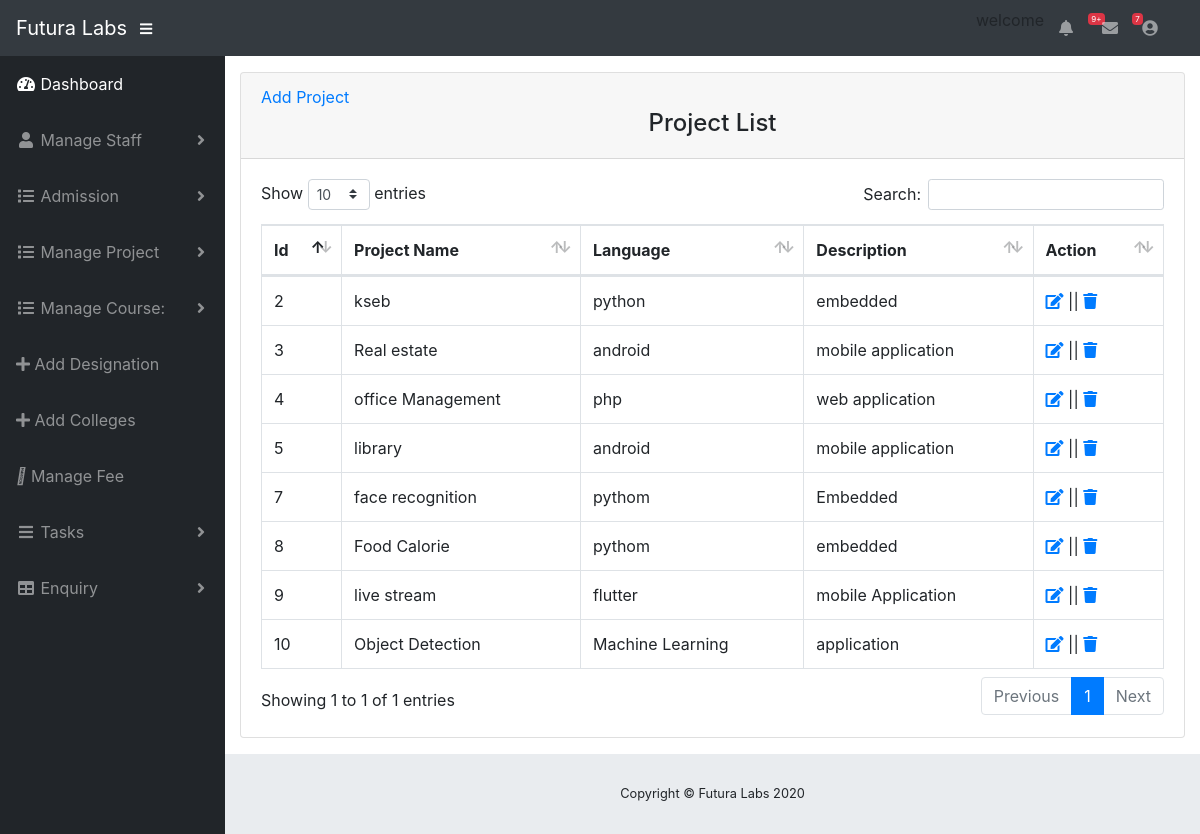
The page /view-project.php (signed in) on the database its author committed.
### tables this page shows
CREATE TABLE `project` (
  `project_id` int(11) NOT NULL,
  `project_name` varchar(20) NOT NULL,
  `domain` varchar(20) NOT NULL,
  `details` varchar(50) NOT NULL
);

### view-project.php (the view, shortened to what this page needs)
<?php include('admin_header.php');
      include('connect.php');
?>
        <div class="card mb-3">
          <div class="card-header">
         <a href="add-project.php">Add Project</a>&nbsp;&nbsp;&nbsp;&nbsp;&nbsp;
           <center><h4> Project List</h4></center></div>
          <div class="card-body">
            <div class="table-responsive">
              <table class="table table-bordered" id="dataTable" width="100%" cellspacing="0">
                <thead>
                    <tr>
                        <th>Id</th>
                        <th>Project Name</th>
                        <th>Language</th>
                        <th>Description</th>
                        <th>Action</th>
                    </tr>
                </thead>
 <?php
        $result=mysqli_query($con,"select *  from project");
            while($project=mysqli_fetch_array($result))
            {
                ?>
                <tbody>
                  <tr>
                    <td><?php echo $project['project_id'];?></td>
                    <td><?php echo $project['project_name'];?></td>
                    <td><?php echo $project['domain'];?></td>
                    <td><?php echo $project['details'];?></td>
                    <td>
                      <a href="edit-project.php?project_id=<?php echo $project['project_id'];?>"><i class="fa fa-edit"></i></a> ||
                      <a href="view-project.php?project_id=<?php echo $project['project_id'];?>"><i class="fa fa-trash"></i></a>
                    </td>
                  </tr>
              <?php
              }
              ?>
                </tbody>
              </table>
            </div>
          </div>
        </div>
      </div>
<?php include('footer.php');?>

### rows shown on the page
project: project_id "2", project_name "kseb", domain "python", details "embedded"
project: project_id "3", project_name "Real estate", domain "android", details "mobile application"
project: project_id "4", project_name "office Management", domain "php", details "web application"
project: project_id "5", project_name "library", domain "android", details "mobile application"
project: project_id "7", project_name "face recognition", domain "pythom", details "Embedded"
project: project_id "8", project_name "Food Calorie", domain "pythom", details "embedded"
project: project_id "9", project_name "live stream", domain "flutter", details "mobile Application"
project: project_id "10", project_name "Object Detection", domain "Machine Learning", details "application"
